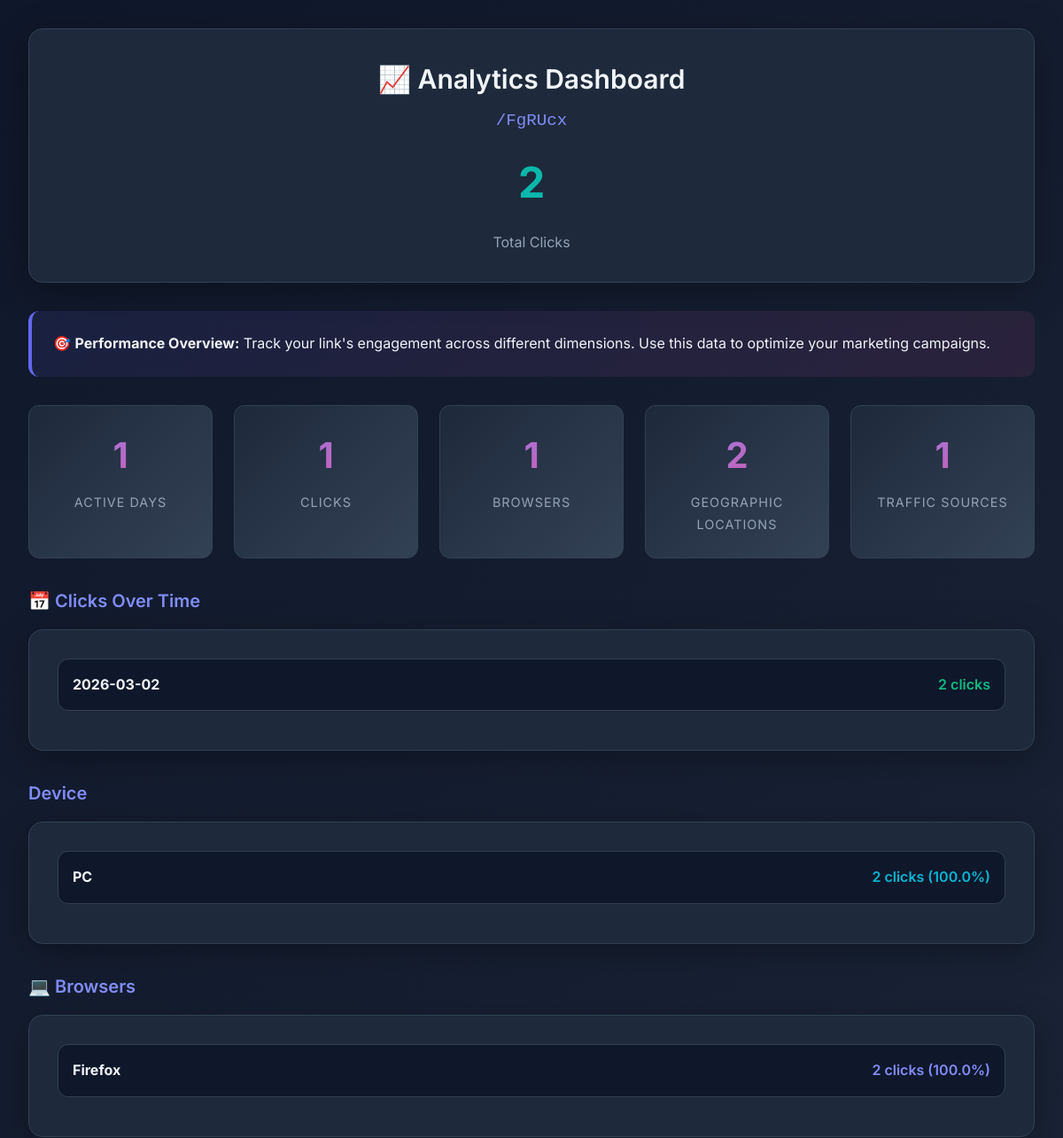
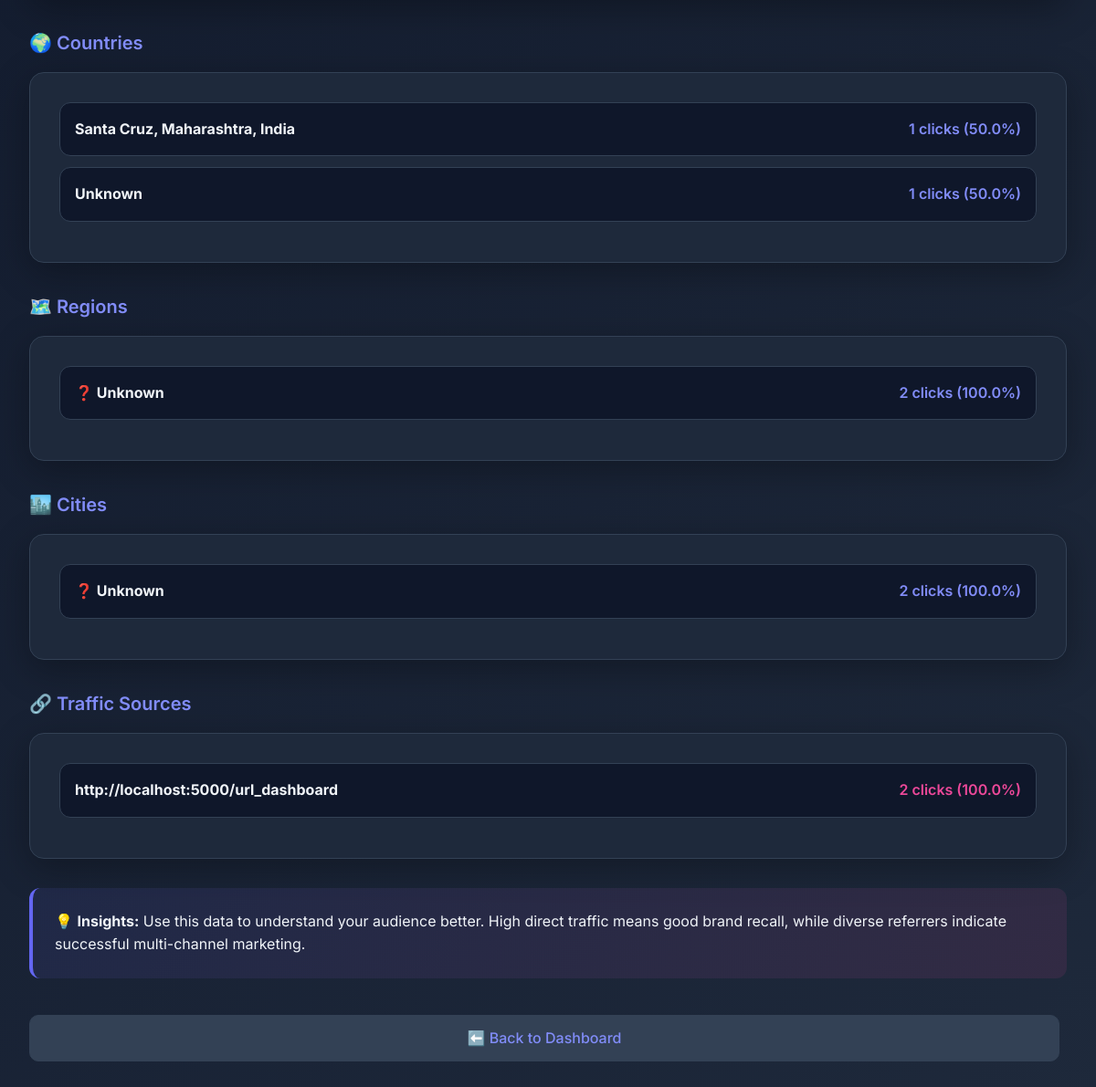
The app's page /analytics/FgRUcx (signed in) with its own data (2 pictures, top to bottom).
### app/models.py (models this page shows, shortened)
class URLMapping(db.Model):
    __tablename__ = 'URLMapping'
    id = db.Column(db.Integer, primary_key=True)
    original_url = db.Column(db.Text, nullable=False)
    short_code = db.Column(db.String(10), unique=True, nullable=False)
    user_id = db.Column(db.Integer, db.ForeignKey('users.id'), nullable=False)
    created_at = db.Column(db.DateTime, server_default=db.func.now())
    expires_at = db.Column(db.DateTime, nullable=True)
    is_active = db.Column(db.Boolean, default=True)
    max_clicks = db.Column(db.Integer, nullable=True)
    redirect_type = db.Column(db.Integer, default=302)
    is_private = db.Column(db.Boolean, default=False)

class Click(db.Model):
    __tablename__ = 'Click'
    id = db.Column(db.Integer, primary_key=True)
    url_mapping_id = db.Column(db.Integer, db.ForeignKey('URLMapping.id'), nullable=False)
    click_time = db.Column(db.DateTime, server_default=db.func.now())
    user_agent = db.Column(db.Text, nullable=True)
    ip_address = db.Column(db.String(45), nullable=True)
    referrer = db.Column(db.Text, nullable=True)
    country = db.Column(db.String(100), nullable=True)
    region = db.Column(db.String(100), nullable=True)
    city = db.Column(db.String(100), nullable=True)
    browser = db.Column(db.String(50), nullable=True)
    os = db.Column(db.String(50), nullable=True)
    device_type = db.Column(db.String(50), nullable=True)

### app/route.py (the view)
    @app.route('/analytics/<short_code>')
    @login_required
    def analytics(short_code):
        url = URLMapping.query.filter_by(short_code=short_code).first_or_404()
        if url.user_id != current_user.id:
            return abort(403)
        total_clicks = Click.query.filter_by(url_mapping_id=url.id).count()
        clicks_over_time = (
            db.session.query(
            func.date(Click.click_time),func.count(Click.id)
        ).filter_by(url_mapping_id=url.id).group_by(func.date(Click.click_time)).all()
        )
        devices = (
            db.session.query(
            Click.device_type, func.count(Click.id)
        ).filter_by(url_mapping_id=url.id).group_by(Click.device_type).all()
        )
        browsers = (
            db.session.query(
            Click.browser, func.count(Click.id)
        ).filter_by(url_mapping_id=url.id).group_by(Click.browser).all()
        )
        countries = (
            db.session.query(
            Click.country, func.count(Click.id)
        ).filter_by(url_mapping_id=url.id).group_by(Click.country).all()
        )
        regions = (
            db.session.query(
            Click.region, func.count(Click.id)
        ).filter_by(url_mapping_id=url.id).group_by(Click.region).all()
        )
        cities = (
            db.session.query(
            Click.city, func.count(Click.id)
        ).filter_by(url_mapping_id=url.id).group_by(Click.city).all()
        )
        referrer_stats = (
            db.session.query(
            Click.referrer, func.count(Click.id)
        ).filter_by(url_mapping_id=url.id).group_by(Click.referrer).all()
        )
        return render_template('analytics.html',
                               url=url,
                               total_clicks=total_clicks,
                               clicks_over_time=clicks_over_time,
                               devices=devices,
                               browsers=browsers,
                               countries=countries,
                               regions=regions,
                               cities=cities,
                               referrer_stats=referrer_stats)

### app/__init__.py (called while the page is built)
def create_app():
    app = Flask(__name__,template_folder='templates', static_folder='static')
    app.config['SECRET_KEY'] = os.environ.get('SECRET_KEY', 'dev-secret-key-change-in-production')
    app.config['SQLALCHEMY_DATABASE_URI'] = 'sqlite:///./site.db'
    limiter = Limiter(
        key_func=get_remote_address,
        default_limits=["200 per day", "50 per hour"],
        storage_uri="memory://"
    )
    limiter.init_app(app)
    db.init_app(app)
    login_manager = LoginManager()
    login_manager.init_app(app)
    bcrypt = Bcrypt(app)
    from app.models import User
    @login_manager.user_loader
    def load_user(id):
        return User.query.get(int(id))
    from app.route import register_routes
    register_routes(app, db, bcrypt, limiter)
    migrate=Migrate(app, db)
    return app

### app/templates/analytics.html (shortened to what this page needs)
{% extends 'base.html' %}
{% block content %}
<div class="analytics-header">
    <h2>📈 Analytics Dashboard</h2>
    <p style="font-family: monospace; color: var(--primary-light); font-size: 1.2rem;">
        /{{ url.short_code }}
    </p>
    <div class="total-clicks">{{ total_clicks }}</div>
    <p style="color: var(--text-muted); margin: 0;">Total Clicks</p>
</div>
<div class="info-banner">
    <p>🎯 <strong>Performance Overview:</strong> Track your link's engagement across different dimensions. Use this data
        to optimize your marketing campaigns.</p>
</div>
<div class="stats-container">
    <div class="stat-card">
        <span class="stat-number">{{ clicks_over_time|length }}</span>
        <span class="stat-label">Active Days</span>
    </div>
    <div class="stat-card">
        <span class="stat-number">{{ clicks_over_time|length }}</span>
        <span class="stat-label">Clicks</span>
    </div>
    <div class="stat-card">
        <span class="stat-number">{{ browsers|length }}</span>
        <span class="stat-label">Browsers</span>
    </div>
    <div class="stat-card">
        <span class="stat-number">{{ countries|length }}</span>
        <span class="stat-label">Geographic Locations</span>
    </div>
    <div class="stat-card">
        <span class="stat-number">{{ referrer_stats|length }}</span>
        <span class="stat-label">Traffic Sources</span>
    </div>
</div>
<h3>📅 Clicks Over Time</h3>
<ul>
    {% for date, count in clicks_over_time %}
    <li style="--bar-width: {{ (count / total_clicks * 100)|int }}%;">
        <strong>{{ date }}</strong>
        <span style="color: var(--success); font-weight: 600;">{{ count }} clicks</span>
    </li>
    {% else %}
    <li style="text-align: center;">No click data available yet</li>
    {% endfor %}
</ul>
<h3>Device</h3>
<ul>
    {% for device, count in devices %}
    <li style="--bar-width: {{ (count / total_clicks * 100)|int }}%;">
        <strong>{{ device or '🌐 Unknown' }}</strong>
        <span style="color: var(--accent-color); font-weight: 600;">{{ count }} clicks ({{ (count / total_clicks *
            100)|round(1) }}%)</span>
    </li>
    {% else %}
    <li style="text-align: center;">No Device data available</li>
    {% endfor %}
</ul>
<h3>💻 Browsers</h3>
<ul>
    {% for b, count in browsers %}
    <li style="--bar-width: {{ (count / total_clicks * 100)|int }}%;">
        <strong>{{ b or '❓ Unknown' }}</strong>
        <span style="color: var(--primary-light); font-weight: 600;">{{ count }} clicks ({{ (count / total_clicks *
            100)|round(1) }}%)</span>
    </li>
    {% else %}
    <li style="text-align: center;">No browser data available</li>
    {% endfor %}
</ul>
<h3>🌍 Countries</h3>
<ul>
    {% for c, count in countries %}
    <li style="--bar-width: {{ (count / total_clicks * 100)|int }}%;">
        <strong>{{ c or '❓ Unknown' }}</strong>
        <span style="color: var(--primary-light); font-weight: 600;">{{ count }} clicks ({{ (count / total_clicks *
            100)|round(1) }}%)</span>
    </li>
    {% else %}
    <li style="text-align: center;">No location data available</li>
    {% endfor %}
</ul>
<h3>🗺️ Regions</h3>
<ul>
    {% for r, count in regions %}
    <li style="--bar-width: {{ (count / total_clicks * 100)|int }}%;">
        <strong>{{ r or '❓ Unknown' }}</strong>
        <span style="color: var(--primary-light); font-weight: 600;">{{ count }} clicks ({{ (count / total_clicks *
            100)|round(1) }}%)</span>
    </li>
    {% else %}
    <li style="text-align: center;">No region data available</li>
    {% endfor %}
</ul>
<h3>🏙️ Cities</h3>
<ul>
    {% for ci, count in cities %}
    <li style="--bar-width: {{ (count / total_clicks * 100)|int }}%;">
        <strong>{{ ci or '❓ Unknown' }}</strong>
        <span style="color: var(--primary-light); font-weight: 600;">{{ count }} clicks ({{ (count / total_clicks *
            100)|round(1) }}%)</span>
    </li>
    {% else %}
    <li style="text-align: center;">No city data available</li>
    {% endfor %}
</ul>
<h3>🔗 Traffic Sources</h3>
<ul>
    {% for ref, count in referrer_stats %}
    <li style="--bar-width: {{ (count / total_clicks * 100)|int }}%;">
        <strong>{{ ref or '🎯 Direct / No Referrer' }}</strong>
        <span style="color: var(--secondary-color); font-weight: 600;">{{ count }} clicks ({{ (count / total_clicks *
            100)|round(1) }}%)</span>
    </li>
    {% else %}
    <li style="text-align: center;">No referrer data available</li>
    {% endfor %}
</ul>
<div class="info-banner" style="margin-top: 2rem;">
    <p>💡 <strong>Insights:</strong> Use this data to understand your audience better. High direct traffic means good
        brand recall, while diverse referrers indicate successful multi-channel marketing.</p>
</div>
<div class="quick-actions">
    <a href="{{ url_for('url_dashboard') }}" class="action-btn">⬅️ Back to Dashboard</a>
</div>
{% endblock %}

### app/static/style.css (style rules this page uses)
* { margin: 0; padding: 0; box-sizing: border-box; transform-origin: center center; -webkit-font-smoothing: antialiased; text-rendering: optimizeLegibility; }
:root { --primary-color: #6366f1; --primary-dark: #4f46e5; --primary-light: #818cf8; --secondary-color: #ec4899; --accent-color: #06b6d4; --background: #0f172a; --surface: #1e293b; --surface-light: #334155; --text-primary: #f1f5f9; --text-secondary: #cbd5e1; --text-muted: #94a3b8; --success: #10b981; --warning: #f59e0b; --border: #334155; --shadow: rgba(0, 0, 0, 0.3); }
body { font-family: 'Inter', -apple-system, BlinkMacSystemFont, 'Segoe UI', Roboto, Oxygen, Ubuntu, Cantarell, sans-serif; background: linear-gradient(135deg, #0f172a 0%, #1e293b 100%); color: var(--text-primary); line-height: 1.6; min-height: 100vh; padding: 2rem; animation: fadeIn 0.6s ease-in; }
h2 { font-size: 1.875rem; font-weight: 600; margin-bottom: 1.5rem; color: var(--text-primary); animation: slideDown 0.5s ease-out; }
h3 { font-size: 1.25rem; font-weight: 600; margin: 2rem 0 1rem; color: var(--primary-light); }
p { margin-bottom: 1rem; color: var(--text-secondary); animation: slideUp 0.5s ease-out; }
.stats-container { display: grid; grid-template-columns: repeat(auto-fit, minmax(200px, 1fr)); gap: 1.5rem; margin: 2rem 0; }
.stat-card { background: linear-gradient(135deg, var(--surface), var(--surface-light)); padding: 1.5rem; border-radius: 12px; border: 1px solid var(--border); text-align: center; transition: all 0.3s ease; animation: scaleIn 0.5s ease-out backwards; }
.stat-number { font-size: 2.5rem; font-weight: 700; background: linear-gradient(135deg, var(--primary-light), var(--secondary-color)); -webkit-background-clip: text; -webkit-text-fill-color: transparent; background-clip: text; display: block; margin-bottom: 0.5rem; }
.stat-label { color: var(--text-muted); font-size: 0.9rem; text-transform: uppercase; letter-spacing: 1px; }
.info-banner { background: linear-gradient(135deg, rgba(99, 102, 241, 0.1), rgba(236, 72, 153, 0.1)); padding: 1.5rem; border-radius: 12px; border-left: 4px solid var(--primary-color); margin: 2rem 0; animation: slideIn 0.6s ease-out; }
.info-banner p { margin: 0; color: var(--text-primary); animation: none; }
.quick-actions { display: flex; gap: 1rem; flex-wrap: wrap; margin: 2rem 0; }
.action-btn { flex: 1; min-width: 200px; padding: 1.25rem 2rem; background: var(--surface); border: 2px solid var(--border); border-radius: 12px; text-align: center; transition: all 0.3s ease; cursor: pointer; }
.action-btn::after { display: none; }
a { color: var(--primary-light); text-decoration: none; transition: all 0.3s ease; position: relative; }
a::after { content: ''; position: absolute; width: 0; height: 2px; bottom: -2px; left: 0; background: var(--primary-light); transition: width 0.3s ease; }
ul { list-style: none; background: var(--surface); padding: 2rem; border-radius: 16px; box-shadow: 0 10px 40px var(--shadow); border: 1px solid var(--border); margin-bottom: 2rem; }
li { padding: 1rem; margin-bottom: 0.75rem; background: var(--background); border-radius: 12px; border: 1px solid var(--border); transition: all 0.3s ease; animation: slideIn 0.5s ease-out backwards; display: flex; align-items: center; justify-content: space-between; flex-wrap: wrap; gap: 0.5rem; }
li:nth-child(1) { animation-delay: 0.1s; }
li:nth-child(2) { animation-delay: 0.2s; }
.analytics-header { background: var(--surface); padding: 2rem; border-radius: 16px; border: 1px solid var(--border); margin-bottom: 2rem; text-align: center; box-shadow: 0 10px 40px var(--shadow); }
.analytics-header h2 { margin-bottom: 0.5rem; }
.total-clicks { font-size: 3rem; font-weight: 700; background: linear-gradient(135deg, var(--success), var(--accent-color)); -webkit-background-clip: text; -webkit-text-fill-color: transparent; background-clip: text; margin: 1rem 0; }
a[href*="logout"], a[href*="dashboard"], a[href*="login"], a[href*="signup"] { display: inline-block; padding: 0.75rem 1.5rem; background: var(--surface-light); border-radius: 10px; border: 1px solid var(--border); margin: 0.5rem 0.5rem 0.5rem 0; transition: all 0.3s ease; font-weight: 500; }
a[href*="logout"]::after, a[href*="dashboard"]::after { display: none; }
html { scroll-behavior: smooth; }
.features-grid, .stats-container { width: 100%; }

### records on screen
URLMapping: short_code "FgRUcx"
Click: {{ (count / total_clicks * 100)|int }} 50 (drawn), country "Santa Cruz, Maharashtra, India", count "1", value "50.0"
Click: {{ (count / total_clicks * 100)|int }} 50 (drawn), country "Unknown", count "1", value "50.0"

### other values on screen
{{ total_clicks }} "2"
{{ clicks_over_time|length }} "1"
{{ browsers|length }} "1"
{{ countries|length }} "2"
{{ referrer_stats|length }} "1"
{{ date }} "2026-03-02"
{{ count }} "2"
{{ device or '🌐 Unknown' }} "PC"
{{ (count / total_clicks *
            100)|round(1) }} "100.0"
{{ b or '❓ Unknown' }} "Firefox"
{{ r or '❓ Unknown' }} "❓ Unknown"
{{ ci or '❓ Unknown' }} "❓ Unknown"
{{ ref or '🎯 Direct / No Referrer' }} "http://localhost:5000/url_dashboard"
